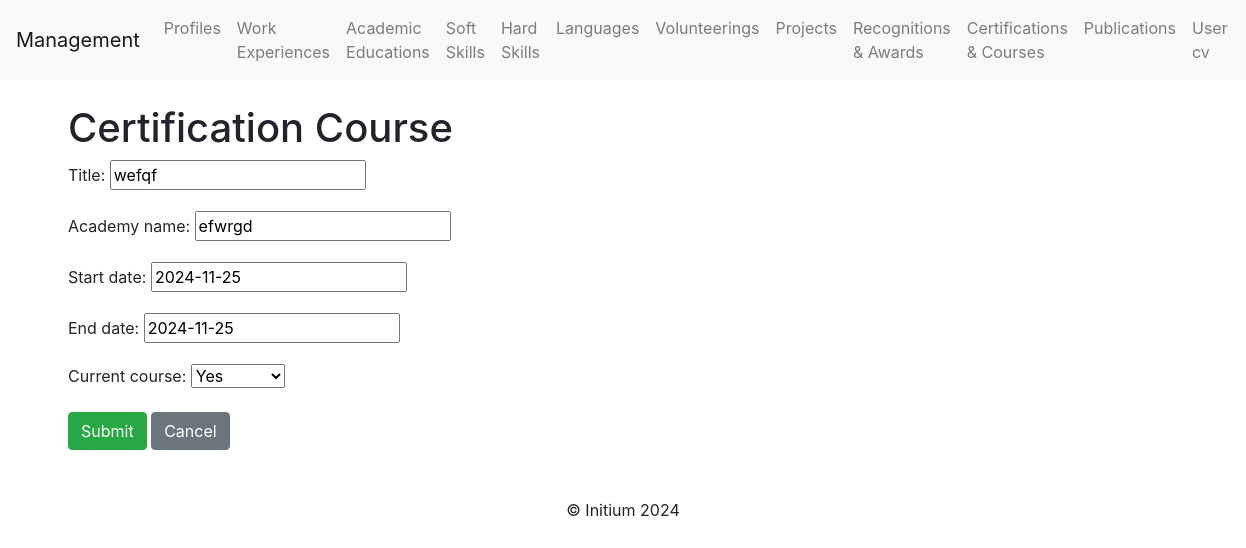
The app's page /certifications_courses/update/1/ with its own data.
### profile_cv/models.py (models this page shows, shortened)
class CertificationCourse(models.Model):
    title = models.CharField(max_length=255)  # Title of the certification or course
    academy_name = models.CharField(max_length=255)  # Name of the academy
    start_date = models.DateField()  # Start date
    end_date = models.DateField(blank=True, null=True)  # Optional end date
    current_course = models.BooleanField(blank=True, null=True)  # Current course

### profile_cv/views.py (the view)
# urls.py: path('certifications_courses/update/<int:certification_course_id>/', certification_course_update, name='certification_course_update'),
def certification_course_update(request, certification_course_id):
    certificationcourse = get_object_or_404(CertificationCourse, id=certification_course_id)
    if request.method == "POST":
        form = CertificationForm(request.POST, instance=certificationcourse)
        if form.is_valid():
            form.save()
            return redirect("certification_course_list")
    else:
        form = CertificationForm(instance=certificationcourse)
    return render(request, "certificationcourse/certificationcourse_form.html", {"form": form})

### profile_cv/forms.py
class CertificationForm(forms.ModelForm):
    class Meta:
        model = CertificationCourse
        fields = [
            "title",
            "academy_name",
            "start_date",
            "end_date",
            "current_course",
        ]

### profile_cv/templates/certificationcourse/certificationcourse_form.html (shortened to what this page needs)
{% extends 'base.html' %}
{% block content %}
<h1>{{ view.action }}Certification Course</h1>
<form method="post">
    {{ form.as_p }}
    <button class="btn btn-success" type="submit">Submit</button>
    <a class="btn btn-secondary" href="{% url 'user_list' %}">Cancel</a>
</form>
{% endblock %}

### records on screen
CertificationCourse: title "wefqf", academy_name "efwrgd", start_date "2024-11-25", end_date "2024-11-25", current_course "Yes"
